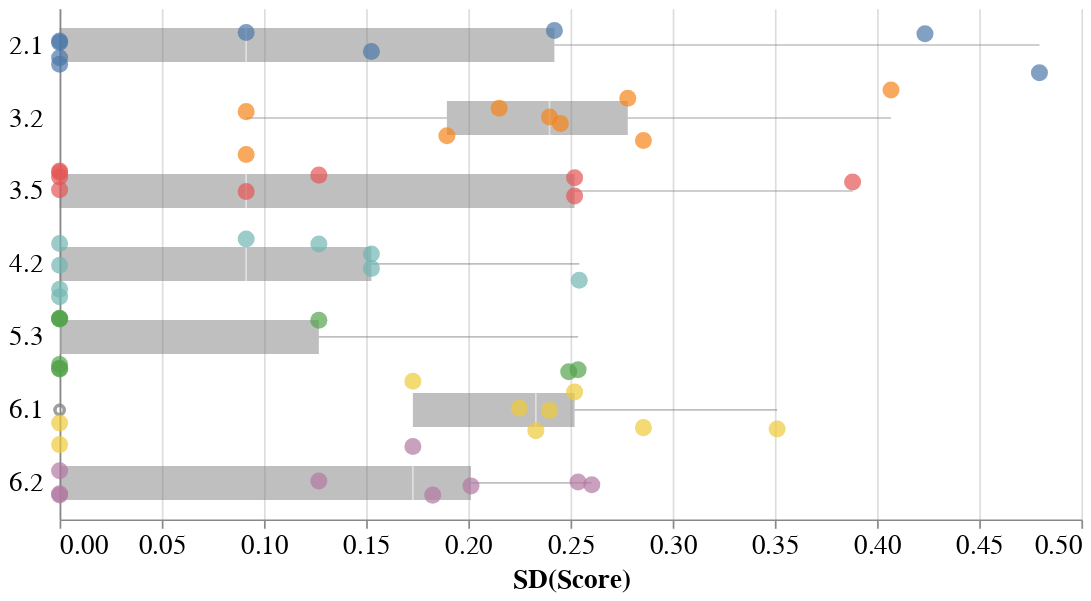

Notebook code cell kept with this figure:
### Code cell
generate_jitterbox_plot(stds_p)

### Figure 1 — Vega-Lite specification as saved in the notebook (floating-point values rounded to 4 significant figures)
{"config": {"view": {"continuousWidth": 300, "continuousHeight": 300, "stroke": null}, "axis": {"labelFontSize": 16, "titleFontSize": 16}}, "layer": [{"mark": {"type": "boxplot", "color": "grey", "opacity": 0.5, "size": 20}, "encoding": {"x": {"field": "value", "title": "SD(Score)", "type": "quantitative"}, "y": {"axis": {"grid": false, "labelPadding": 10}, "field": "id", "title": null, "type": "nominal"}}}, {"mark": {"type": "circle", "size": 100}, "encoding": {"color": {"field": "id", "legend": null, "type": "nominal"}, "tooltip": {"field": "repo", "type": "nominal"}, "x": {"field": "value", "type": "quantitative"}, "y": {"axis": {"grid": true, "labels": true, "ticks": false}, "field": "id", "scale": {}, "type": "nominal"}, "yOffset": {"field": "jitter", "type": "quantitative"}}, "transform": [{"calculate": "sqrt(-2*log(random()))*cos(2*PI*random())", "as": "jitter"}]}], "data": {"name": "data-99bb98eaf09607f2cf1769cbf170cb2a"}, "height": 300, "width": 600, "$schema": "https://vega.github.io/schema/vega-lite/v5.17.0.json", "datasets": {"data-99bb98eaf09607f2cf1769cbf170cb2a": [{"repo": "DeepSpeech", "id": "2.1", "value": 0.4795}, {"repo": "apollo", "id": "2.1", "value": 0.1526}, {"repo": "lightfm", "id": "2.1", "value": 0.09129}, {"repo": "magenta", "id": "2.1", "value": 0.4235}, {"repo": "mmf", "id": "2.1", "value": 0.0}, {"repo": "mycroft-core", "id": "2.1", "value": 0.0}, {"repo": "nanodet", "id": "2.1", "value": 0.0}, {"repo": "paperless-ng", "id": "2.1", "value": 0.2421}, {"repo": "qlib", "id": "2.1", "value": 0.0}, {"repo": "DeepSpeech", "id": "3.2", "value": 0.4068}, {"repo": "apollo", "id": "3.2", "value": 0.2151}, {"repo": "lightfm", "id": "3.2", "value": 0.09129}, {"repo": "magenta", "id": "3.2", "value": 0.1895}, {"repo": "mmf", "id": "3.2", "value": 0.2451}, {"repo": "mycroft-core", "id": "3.2", "value": 0.278}, {"repo": "nanodet", "id": "3.2", "value": 0.2397}, {"repo": "paperless-ng", "id": "3.2", "value": 0.09129}, {"repo": "qlib", "id": "3.2", "value": 0.2857}, {"repo": "DeepSpeech", "id": "3.5", "value": 0.0}, {"repo": "apollo", "id": "3.5", "value": 0.0}, {"repo": "lightfm", "id": "3.5", "value": 0.388}, {"repo": "magenta", "id": "3.5", "value": 0.252}, {"repo": "mmf", "id": "3.5", "value": 0.1269}, {"repo": "mycroft-core", "id": "3.5", "value": 0.0}, {"repo": "nanodet", "id": "3.5", "value": 0.252}, {"repo": "paperless-ng", "id": "3.5", "value": 0.0}, {"repo": "qlib", "id": "3.5", "value": 0.09129}, {"repo": "DeepSpeech", "id": "4.2", "value": 0.0}, {"repo": "apollo", "id": "4.2", "value": 0.0}, {"repo": "lightfm", "id": "4.2", "value": 0.1526}, {"repo": "magenta", "id": "4.2", "value": 0.09129}, {"repo": "mmf", "id": "4.2", "value": 0.1269}, {"repo": "mycroft-core", "id": "4.2", "value": 0.0}, {"repo": "nanodet", "id": "4.2", "value": 0.2543}, {"repo": "paperless-ng", "id": "4.2", "value": 0.0}, {"repo": "qlib", "id": "4.2", "value": 0.1526}, {"repo": "DeepSpeech", "id": "5.3", "value": 0.0}, {"repo": "apollo", "id": "5.3", "value": 0.0}, {"repo": "lightfm", "id": "5.3", "value": 0.2491}, {"repo": "magenta", "id": "5.3", "value": 0.0}, {"repo": "mmf", "id": "5.3", "value": 0.1269}, {"repo": "mycroft-core", "id": "5.3", "value": 0.0}, {"repo": "nanodet", "id": "5.3", "value": 0.0}, {"repo": "paperless-ng", "id": "5.3", "value": 0.0}, {"repo": "qlib", "id": "5.3", "value": 0.2537}, {"repo": "DeepSpeech", "id": "6.1", "value": 0.3511}, {"repo": "apollo", "id": "6.1", "value": 0.1729}, {"repo": "lightfm", "id": "6.1", "value": 0.2397}, {"repo": "magenta", "id": "6.1", "value": 0.252}, {"repo": "mmf", "id": "6.1", "value": 0.233}, {"repo": "mycroft-core", "id": "6.1", "value": 0.0}, {"repo": "nanodet", "id": "6.1", "value": 0.2857}, {"repo": "paperless-ng", "id": "6.1", "value": 0.0}, {"repo": "qlib", "id": "6.1", "value": 0.2249}, {"repo": "DeepSpeech", "id": "6.2", "value": 0.0}, {"repo": "apollo", "id": "6.2", "value": 0.0}, {"repo": "lightfm", "id": "6.2", "value": 0.1729}, {"repo": "magenta", "id": "6.2", "value": 0.0}, {"repo": "mmf", "id": "6.2", "value": 0.2013}, {"repo": "mycroft-core", "id": "6.2", "value": 0.2537}, {"repo": "nanodet", "id": "6.2", "value": 0.2604}, {"repo": "paperless-ng", "id": "6.2", "value": 0.1269}, {"repo": "qlib", "id": "6.2", "value": 0.1826}]}}
